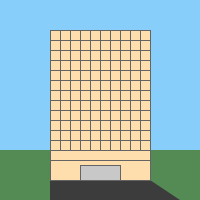
Frame 1 (no input)
Frame 60 (the mouse pressed at the canvas centre just before this capture): identical to frame 1, image omitted
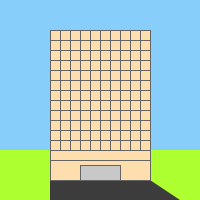
Frame 120 (the mouse held since frame 60 and released just before this capture)

The Processing sketch that drew these frames (run headless with seeded random() and noise(); from frame 60 on, the mouse is pressed at the canvas centre):

// Processing sketch: processing_96532
// ── processing_96532.pde

void setup() {
  size(200, 200);
  background(135, 206, 250);
}
void draw() {
  noStroke();
  if (mouseX<100)
  {
    fill(84, 139, 84);
  }
  else
  {
    fill(173,255,47);
  }
  rect(0, 150, width, height);
  fill(60);
  quad(50, 200, 180, 200, 150, 180, 50, 180);
  translate(0, -20);
  stroke(100);
  fill(255, 222, 173);
  rect(50, 50, 100, 150);
  for (int i = 50; i < 190; i = i+10) {
    line(50, i, 150, i);
  }
  line(50, 50, 50, 200);
  line(150, 200, 150, 50);
  for (int j = 50; j < 160; j = j+10) {
    line(j, 50, j, 170);
  }
  fill(200);
  rect(80, 185, 40, 15);
}
